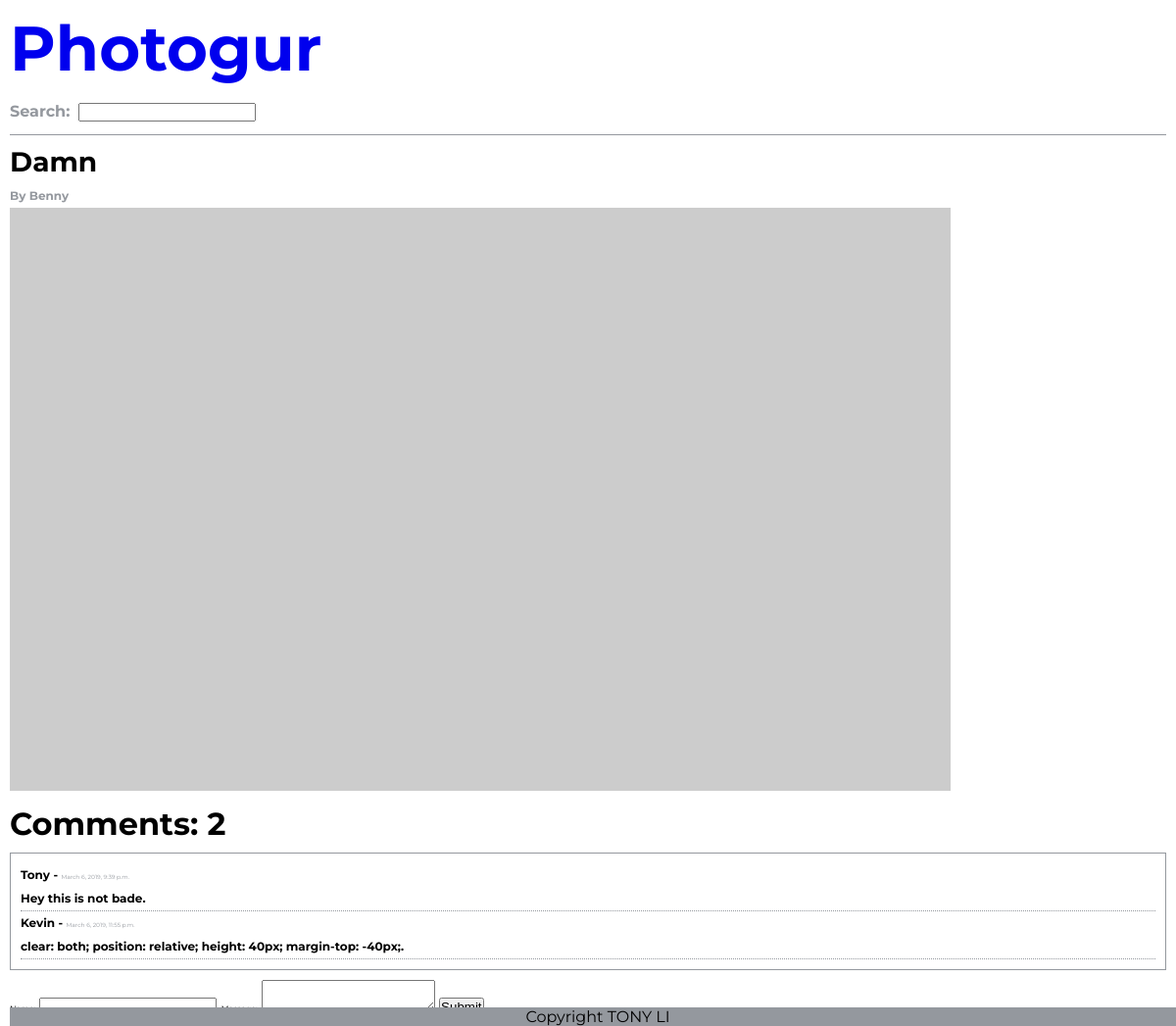
Page /pictures/10 on the committed database.
### photogur/models.py (models this page shows, shortened)
class Picture(models.Model):
    title = models.CharField(max_length=255)
    artist = models.CharField(max_length=255)
    url = models.CharField(max_length=255)

class Comment(models.Model):
    name = models.CharField(max_length=255)
    created_at = models.DateTimeField(auto_now_add=True)
    message = models.TextField()
    picture = models.ForeignKey(Picture, on_delete=models.CASCADE, related_name='comments')

### photogur/views.py (the view)
# urls.py: path('pictures/<int:id>', picture_show, name='picture_details'),
def picture_show(request, id):
    picture = Picture.objects.get(pk=id)
    comments = picture.comments.all()
    context = {
        'picture': picture,
        'comments': comments
    }
    response = render(request, 'picture.html', context)
    return HttpResponse(response)

### photogur/templates/picture.html (shortened to what this page needs)
{% extends 'base.html' %}
{% block content %}
  <div class="title">
    <h2> {{picture.title}} </h2>
    <h3> By {{picture.artist}} </h3>
  </div>
  <div class="individual-image">
    <li>
      <img src="{{picture.url}}" alt="">
    </li>
  </div>
    <h1 class="comment-count">Comments: {{ picture.comments.count }}</h1>
    <div class="comment-section">
      <ul>
        {% for comment in comments%}
          <li>
            <h3>{{ comment.name }} - <span>{{ comment.created_at }}</span></h3>
            <h4>{{ comment.message }}.</h4>
          </li>
        {% endfor %}
      </ul>
    </div>
    <form action="{% url 'create_comment' %} "class="comment-section" action="" method="post">
      <label for="comment_name">
        <span>Name:</span>
      </label>
      <label for="comment_message">
        <span>Message:</span>
        <textarea id="comment-message" name="comment_message"></textarea>
      </label>
      <button type="submit" name="button">Submit</button>
    </form>
{% endblock %}

### photogur/static/css/main.css (style rules this page uses)
* { box-sizing: border-box; list-style: none; margin: 0; padding: 0; }
html { height: 100%; }
body { padding: 10px; font-family: 'Montserrat', sans-serif; position: relative; height: 100%; }
form { padding-bottom: 10px; }
li { list-style: none; display: inline-block; }
.title h3 { padding-bottom: 5px; color: #94989e; font-size: 0.75em; }
.title h2 { font-size: 1.75em; padding-bottom: 10px; font-weight: 700; }
span { font-size: 0.5em; }
.comment-count { margin-top: 10px; }
.comment-section li { display: block; line-height: 2; border-bottom: 1px dotted #94989e; }
.comment-section ul { border: solid #94989e; padding: 10px; border-width: 1px; margin: 10px 0; }
.comment-section li h3 { font-size: 0.75em; font-weight: 700; }
.comment-section li h3 span { font-size: 0.5em; color: #94989e; font-weight: 400; }
.comment-section li h4 { font-size: 0.75em; }
.individual-image img { width: 100%; height: auto; }

### rows in the picture
Picture: title "Damn", artist "Benny", comments.count "2"
Comment: name "Tony", created_at "March 6, 2019, 9:39 p.m.", message "Hey this is not bade"
Comment: name "Kevin", created_at "March 6, 2019, 11:55 p.m.", message "clear: both; position: relative; height: 40px; margin-top: -40px;"
